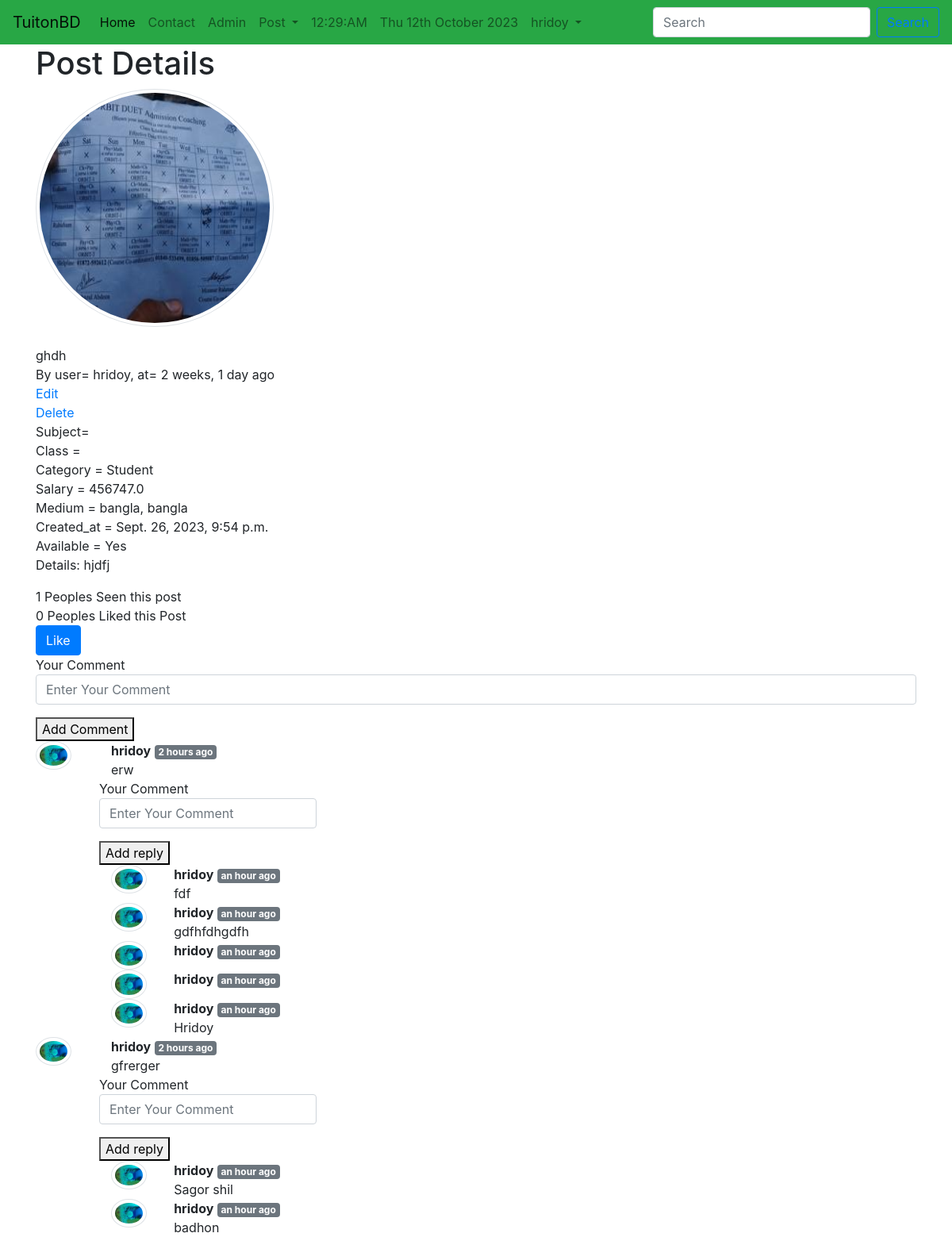
The page /tuition_App/postdetail/18/ (signed in) on the database its author committed.
### tuition_App/models.py (models this page shows, shortened)
class Post(models.Model):
    CATEGORY = (
        ("Teacher", "Teacher"),
        ("Student", "Student"),
    )
    MEDIUM = (
        ("bangla", "bangla"),
        ("English", "English"),
        ("Urdu", "Urdu"),
        ("Hindi", "Hindi"),
        ("Arabic", "Arabic"),
    )
    user = models.ForeignKey(User, on_delete=models.CASCADE, blank=True, null=True)
    id = models.AutoField(primary_key=True)
    title = models.CharField(max_length=101)
    slug = models.CharField(max_length=100, default=title)
    email = models.EmailField()
    salary = models.FloatField()
    details = models.TextField()
    available = models.BooleanField()
    category = models.CharField(max_length=100, choices=CATEGORY)
    created_at = models.DateTimeField(default=now)
    image = models.ImageField(default="default.jpg", upload_to="tuition/images")
    medium = MultiSelectField(
        max_length=100, max_choices=5, choices=MEDIUM, default="bangla"
    )
    subject = models.ManyToManyField(Subject, related_name="subject_set")
    class_in = models.ManyToManyField(Class_in, related_name="class_set")
    likes = models.ManyToManyField(User, related_name="post_likes")
    views = models.ManyToManyField(User, related_name="post_views")
    def total_likes(self):
        return self.likes.count()
    def total_views(self):
        return self.views.count()
    def get_subject_list(self):
        sub = self.subject.all()
        subjects = ""
        for s in sub:
            subjects = subjects + str(s.name) + ","
        return subjects
    def get_class_list(self):
        sub = self.class_in.all()
        subjects = ""
        for s in sub:
            subjects = subjects + str(s.name) + ","
        return subjects
    def ProperCase(self):
        return self.title.title()
    def uppercase(self):
        return self.title.upper()
    def lowercase(self):
        return self.title.lower()
    objects = models.Manager()
    items = PostManager()

class Comment(models.Model):
    user = models.ForeignKey(User, on_delete=models.CASCADE)
    post = models.ForeignKey(Post, on_delete=models.CASCADE)
    text = models.TextField()
    parent = models.ForeignKey("self", on_delete=models.CASCADE, null=True)
    created_at = models.DateTimeField(default=now)

### session/models.py (models this page shows, shortened)
class UserProfile(models.Model):
    GENRE_CHOICES = (
        ("Male", "MALE"),
        ("Female", "FEMALE"),
    )
    CATEGORY = (
        ("Student", "Student"),
        ("Teacher", "Teacher"),
    )
    BLOOD_GROUP = (
        ("A+", "A+"),
        ("A-", "A-"),
        ("AB+", "AB+"),
        ("AB-", "AB-"),
        ("B+", "B+"),
        ("B-", "B-"),
        ("O+", "O+"),
        ("O-", "O-"),
    )
    user = models.OneToOneField(User, on_delete=models.CASCADE)
    birth_date = models.DateField()
    blood_group = models.CharField(max_length=3, choices=BLOOD_GROUP)
    gender = models.CharField(max_length=50, choices=GENRE_CHOICES)
    address = models.CharField(max_length=150)
    phone = models.CharField(max_length=13)
    nationality = models.CharField(max_length=30)
    religion = models.CharField(max_length=50)
    biodata = models.TextField()
    profession = models.CharField(max_length=50, choices=CATEGORY, null=True)
    image = models.ImageField(default="default.jpg", upload_to="session/images")

### tuition_App/views.py (the view)
# urls.py: path("postdetail/<int:pk>/", PostDetailView.as_view(), name="postdetail"),
class PostDetailView(DetailView):
    model = Post
    template_name = "tuition/postdetail.html"
    def get_context_data(self, *args, **kwargs):
        self.object.views.add(self.request.user)
        liked = False
        if self.object.likes.filter(id=self.request.user.id).exists():
            liked = True
        context = super().get_context_data(*args, **kwargs)
        post = context.get("object")
        comments = Comment.objects.filter(post=post.id, parent=None)
        replies = Comment.objects.filter(post=post.id).exclude(parent=None)
        DictofReply = {}
        for reply in replies:
            if reply.parent.id not in DictofReply.keys():
                DictofReply[reply.parent.id] = [reply]
            else:
                DictofReply[reply.parent.id].append(reply)
        context["post"] = context.get("object")
        context["liked"] = liked
        context["comments"] = comments
        context["DictofReply"] = DictofReply
        return context

### tuition_App/templatetags/tag.py (called while the page is built)
@register.filter(name="get_reply")
def get_reply(dict, key):
    return dict.get(key)

### templates/tuition/postdetail.html (shortened to what this page needs)
{% extends 'basic.html' %}
{% block body %}
{% load humanize %}
{% load tag %}
<div class="container">
    <h1>Post Details</h1>
    <div class="row">
        <div class="col-md-6">
            <img src="{{object.image.url}}" alt="" style="width: 300px; height: 300px"
                class="rounded-circle img-thumbnail">
        </div>
    </div>
    <br>
    {{object.lowercase}} <br>
    By user= {{object.user.username}}, at= {{object.created_at| naturaltime}}
    <br>
    {% if request.user == object.user %}
    <a href="/tuition_App/edit/{{object.id}}">Edit</a> <br>
    <a href="/tuition_App/delete/{{object.id}}">Delete</a> <br>
    {% endif %}
    Subject= {{object.get_subject_list}} <br />
    Class ={{object.get_class_list}}<br>
    Category = {{object.category}}<br>
    Salary = {{object.salary}}<br>
    Medium = {{object.medium}}<br>
    Created_at = {{object.created_at}}<br>
    Available = {% if object.available %} Yes {% else %} No {% endif %}<br>
    <p>Details: {{object.details}}</p>
    <div>
        {{object.total_views}} Peoples Seen this post <br>
        {{object.total_likes}} Peoples Liked this Post
    </div>
    <div>
        <form action="/tuition_App/likepost/{{object.id}}/" method="post">
            {% if liked %}
            <button type="submit" class="btn btn-warning">Unlike</button>
            {% else %}
            <button type="submit" class="btn btn-primary">Like</button>
            {% endif %}
        </form>
    </div>
    <div>
        <form action="/tuition_App/addcomment/" method="post">
            <div class="form-group">
                <lebel> Your Comment</lebel>
                <input type="text" name="comment" placeholder="Enter Your Comment" class="form-control">
            </div>
            <button type="submit"> Add Comment</button>
        </form>
    </div>
    <div>
        {% for comment in comments %}
        <div class="row">
            <div class="col-md-1">
                <img src="{{comment.user.userprofile.image.url}}" class=" rounded-circle img-thumbnail"
                    style="width:45px;" alt="">
            </div>
            <div class="col-md-10">
                <b>{{comment.user.username}}</b> <span class="badge badge-secondary">
                    {{comment.created_at|naturaltime}}</span>
                <div>{{comment.text}}</div>
                <div class="row">
                    <form action="/tuition_App/addcomment/" method="post">
                        <div class="form-group">
                            <lebel> Your Comment</lebel>
                            <input type="text" name="comment" placeholder="Enter Your Comment" class="form-control">
                        </div>
                        <button type="submit"> Add reply</button>
                    </form>
                </div>
                <div>
                    {% for reply in DictofReply|get_reply:comment.id %}
                    <div class="row">
                        <div class="col-md-1">
                            <img src="{{reply.user.userprofile.image.url}}" class=" rounded-circle img-thumbnail"
                                style="width:45px;" alt="">
                        </div>
                        <div class="col-md-11">
                            <b>{{reply.user.username}}</b> <span class="badge badge-secondary">
                                {{reply.created_at|naturaltime}}</span>
                            <div>{{reply.text}}</div>
                        </div>
                    </div>
                    {% endfor %}
                </div>
            </div>
        </div>
        {% endfor %}
    </div>
</div>
{% endblock body %}

### templates/basic.html (shortened to what this page needs)
<!doctype html>
<html lang="en">
<head>
    <link rel="stylesheet" href="https://cdn.jsdelivr.net/npm/bootstrap@4.5.3/dist/css/bootstrap.min.css"
>
</head>
<body>
    <nav class="navbar navbar-expand-lg navbar-light bg-success">
        <a class="navbar-brand" href="/">TuitonBD </a>
        <div class="collapse navbar-collapse" id="navbarSupportedContent">
            <ul class="navbar-nav mr-auto">
                <li class="nav-item active">
                    <a class="nav-link" href="{% url 'homeview' %}">Home <span class="sr-only">(current)</span></a>
                </li>
                <li class="nav-item">
                    <a class="nav-link" href="/tuition_App/contact/">Contact</a>
                </li>
                <li class="nav-item">
                    <a class="nav-link" href="/admin/">Admin</a>
                </li>
                <li class="nav-item dropdown">
                    <a class="nav-link dropdown-toggle" href="#" id="navbarDropdown" role="button"
                        data-toggle="dropdown" aria-haspopup="true" aria-expanded="false">
                        Post
                    </a>
                </li>
                <li class="nav-item">
                    <a class="nav-link" href="">{% now 'h:i:A' %}</a>
                </li>
                <li class="nav-item">
                    <a class="nav-link" href="">{% now "D jS F Y" %}</a>
                </li>
                {% if user.is_authenticated %}
                <li class="nav-item dropdown">
                    <a class="nav-link dropdown-toggle" href="#" id="navbarDropdown" role="button"
                        data-toggle="dropdown" aria-haspopup="true" aria-expanded="false">
                        {{user.username}}
                    </a>
                </li>
                {% endif %}
            </ul>
            <form method="post" action="/tuition_App/search/" class="form-inline my-2 my-lg-0">
                <input class="form-control mr-sm-2" type="search" placeholder="Search" name="search"
                    aria-label="Search" />
                <button class="btn btn-outline-primary my-2 my-sm-0" type="submit">
                </button>
            </form>
        </div>
    </nav>
    {% block body %}
    {% endblock body %}
</body>
</html>

### rows shown on the page
Post: image (picture), lowercase "ghdh", user.username "hridoy", created_at "2 weeks, 1 day ago", category "Student", salary "456747.0", medium "bangla, bangla", created_at "Sept. 26, 2023, 9:54 p.m.", details "hjdfj", total_views "1", total_likes "0"
Comment: user.userprofile.image (picture), user.username "hridoy", created_at "2 hours ago", text "erw"
Comment: user.userprofile.image (picture), user.username "hridoy", created_at "an hour ago", text "fdf"
Comment: user.userprofile.image (picture), user.username "hridoy", created_at "an hour ago", text "gdfhfdhgdfh"
Comment: user.userprofile.image (picture), user.username "hridoy", created_at "an hour ago"
Comment: user.userprofile.image (picture), user.username "hridoy", created_at "an hour ago"
Comment: user.userprofile.image (picture), user.username "hridoy", created_at "an hour ago", text "Hridoy"
Comment: user.userprofile.image (picture), user.username "hridoy", created_at "2 hours ago", text "gfrerger"
Comment: user.userprofile.image (picture), user.username "hridoy", created_at "an hour ago", text "Sagor shil"
Comment: user.userprofile.image (picture), user.username "hridoy", created_at "an hour ago", text "badhon"

### other values the page prints
{{ user.username }} "hridoy"
